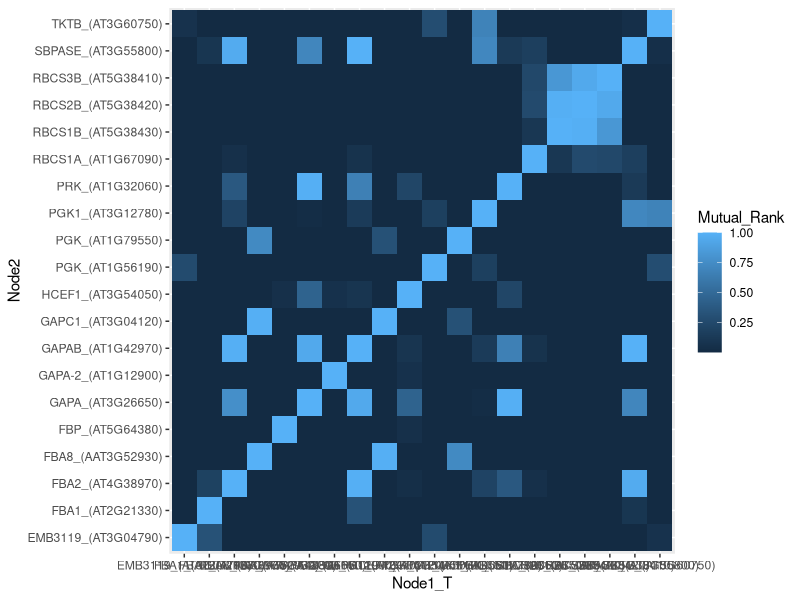
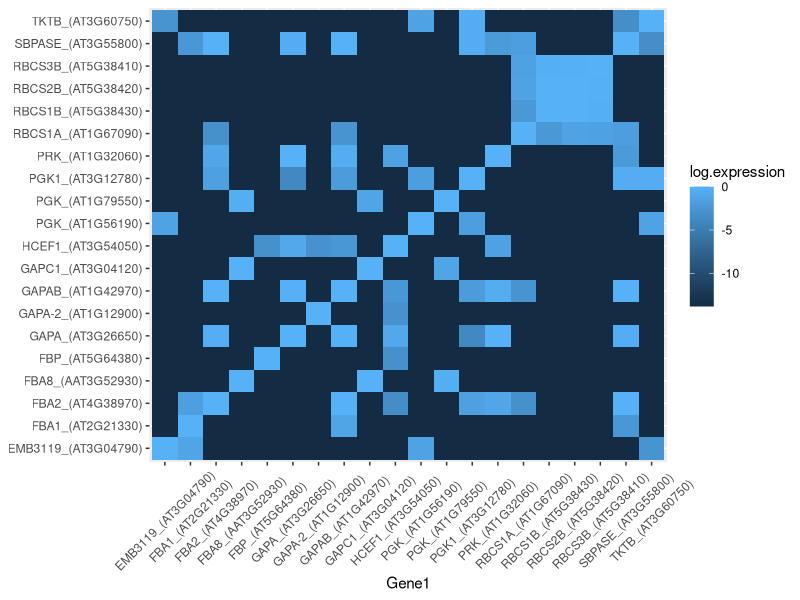
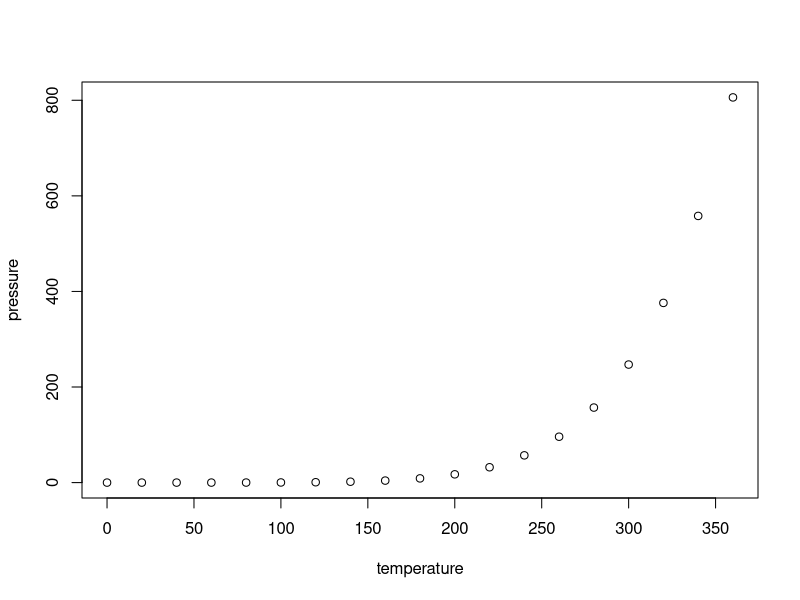

R code for these plots, in order:
## ---- chunk 1
knitr::opts_chunk$set(echo = TRUE)
## ---- chunk 2
library(tidyverse)

### I need to 1) create a heat map from the mutural rank data and 2) a line graph from the tpm data by tissue type

# 1) Heat map

exp.data <- read_csv("data/Comparisson_Matrix_file.csv")


str(exp.data)
head(exp.data)

exp.heatmap <- ggplot(data = exp.data, mapping = aes(x = Node1_T,
                                                     y = Node2,
                                                     fill = Mutual_Rank)) +
  geom_tile()

exp.heatmap 

exp.data$log.expression <- log(exp.data$Mutual_Rank)

exp.heatmap.log <- ggplot(data = exp.data, mapping = aes(x = Node1_T,
                                                         y = Node2,
                                                         fill = log.expression)) +
  geom_tile() +
  xlab(label = "Gene1") + # Add a nicer x-axis title
  theme(axis.title.y = element_blank(), # Remove the y-axis title
        axis.text.x = element_text(angle = 45, vjust = 0.5)) # Rotate the x-axis labels

exp.heatmap.log

## ---- chunk 3
plot(pressure)
